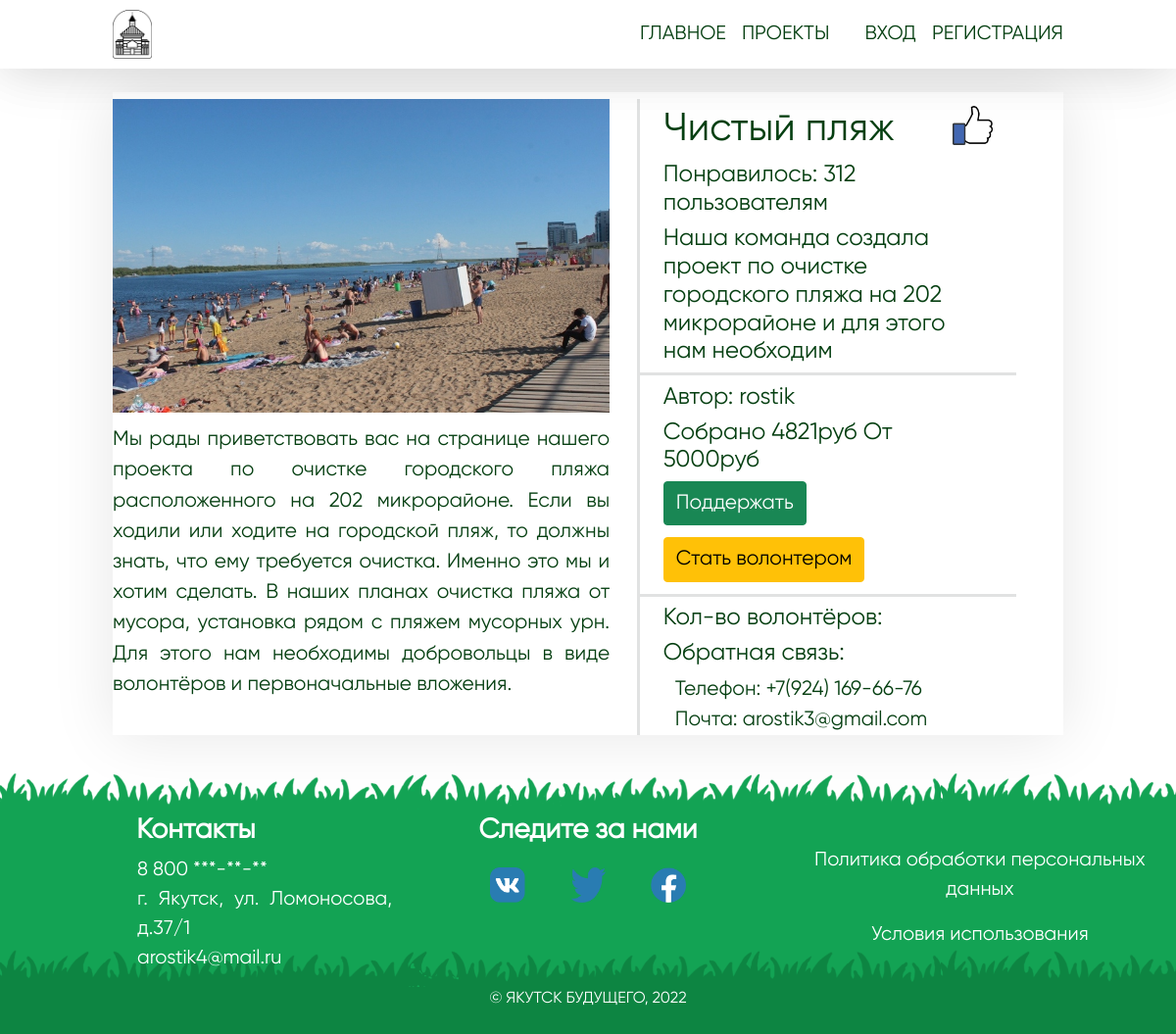
Screenshot of /info_project.php?id=4 with the database file from the repository.
### tables this page shows
CREATE TABLE `projects` (
  `id` int(100) NOT NULL,
  `creator` varchar(100) NOT NULL,
  `phone` varchar(80) NOT NULL,
  `email` varchar(80) NOT NULL,
  `name` varchar(80) NOT NULL,
  `img` varchar(100) NOT NULL,
  `kr_text` varchar(500) NOT NULL,
  `poln_text` varchar(4000) NOT NULL,
  `time` varchar(10) NOT NULL,
  `need_sum` bigint(10) NOT NULL,
  `have_sum` bigint(10) DEFAULT NULL,
  `vol_yes_no` varchar(10) NOT NULL,
  `max_vol` varchar(10) NOT NULL,
  `vol_text` varchar(200) NOT NULL,
  `likes` int(100) NOT NULL
);

CREATE TABLE `user` (
  `id` int(100) NOT NULL,
  `login` varchar(100) NOT NULL,
  `phone` varchar(100) NOT NULL,
  `password` varchar(100) NOT NULL,
  `img` varchar(200) NOT NULL,
  `email` varchar(100) NOT NULL,
  `name` varchar(100) NOT NULL,
  `surname` varchar(100) NOT NULL
);

### info_project.php (the view, shortened to what this page needs)
<!DOCTYPE html>
<html>
<head>
	<link rel="stylesheet" type="text/css" href="css/style.css">
	<link rel="stylesheet" type="text/css" href="css/style_projects.css">
	<link href="https://cdn.jsdelivr.net/npm/bootstrap@5.1.3/dist/css/bootstrap.min.css" rel="stylesheet">
</head>
<body class="for_body">
<?php $con = mysqli_connect('127.0.0.1', 'root', '', 'resp');?>
   <div class="m_wrapper">
   	  <header class="m_header mx-auto">
   	  	<div class="m_container">
   	  		<div class="header__body">
		  		<a href="index.php" class="header__logo">
		  			<img src="img/logo.png">
		  		</a>
		  		<nav class="header__menu">
		  			<ul class="header__list">
		  				<li>
		  					<a href="index.php" class="header__link">Главное</a>
		  				</li>
		  				<li>
		  					<a href="projects.php" class="header__link">Проекты</a>
		  				</li>
		  				<?php if ($_SESSION['id']==null) {?>
		  				<li style="margin-left: 3vw">
		  					<a href="signIn.php" class="header__link">Вход</a>
		  				</li>
		  				<li>
		  					<a href="reg.php" class="header__link"> Регистрация</a>
		  				</li>
		  				<?php } ?>
		  			</ul>
		  		</nav>
		  	</div>
   	  	</div>
   	  </header>
   	  <?php
   	  $query = mysqli_query($con, "SELECT * FROM projects WHERE id=".$_GET["id"]);
   	  $stroka= $query->fetch_assoc();
   	  $query2 = mysqli_query($con, "SELECT * FROM user WHERE id=".$stroka["creator"]);
   	  $stroka2= $query2->fetch_assoc();
   	   ?>
   	  <div class="m_content">
   	  	<div class="m_container">
   	  		<div class="d-flex m_block">
   	  			<div class="block1">
   	  				<div class="image_big"><img src="<?php echo $stroka["img"] ?>"></div>
   	  				<p><?php echo $stroka["poln_text"] ?></p>
   	  			</div>
   	  			<div class="block2">
   	  				<div class="bord">
	   	  				<div class="v_strok">
	   	  					<h1><?php echo $stroka["name"] ?></h1>
	   	  					<a href="HEAD/HEAD_like.php?id=<?php echo $_GET["id"] ?>"><img src="img/like.png" ></a>
	   	  				</div>
		   	  			<h6>Понравилось: <?php echo $stroka["likes"] ?> пользователям</h6>
		   	  			<h6><?php echo $stroka["kr_text"] ?></h6>
	   	  			</div>
	   	  			<div class="bord linee">
	   	  				<h6>Автор: <?php echo $stroka2["login"] ?></h6>
	   	  				<h6>Собрано <span class="have_sum"><?php echo $stroka["have_sum"] ?></span>руб  От <span class="need_sum"><?php echo $stroka["need_sum"] ?></span>руб</h6>
	   	  				<button class="btn btn-success podderzh">Поддержать</button>
	   	  				<button class="btn btn-warning">Стать волонтером</button>
   	  				</div>
   	  				<div class="bord linee">
	   	  				<h6>Кол-во волонтёров: <span></span></h6>
	   	  				<h6>Обратная связь:</h6>
	   	  				<p style="margin-left: 1vw">Телефон: <?php echo $stroka["phone"] ?></p>
	   	  				<p style="margin-left: 1vw">Почта: <?php echo $stroka["email"] ?></p>
   	  				</div>
   	  			</div>
   	  		</div>
   	  	</div>
   	  </div>
	   <div class="m_footer">
	  	<div class="d-flex foot_first">
		  	<div class="foot_column c2">
		  		<h6 style="margin: 0">Контакты</h6>
		  		<div class="contact">
			  		<p>8 800 ***-**-**</p>
			  		<p>г. Якутск, ул. Ломоносова, д.37/1 </p>
			  		<p>arostik4@mail.ru</p>
		  		</div>
		  	</div>
		  	<div class="foot_column c3">
		  		<h6>Следите за нами</h6>
		  		<div class="d-flex col-6 mx-auto" style="justify-content: space-between; padding-top: 1vw">
		          <img src="img/vk.png" class="mrv-4" style="height: 3vw; width: 3vw">
		          <img src="img/tw.png" class="mlv-4 mrv-4" style="height: 3vw; width: 3vw">
		          <img src="img/fb.png" class="mlv-4 " style="height: 3vw; width: 3vw">
		        </div>
		  	</div>
		  	<div class="foot_column c1">
		  		<p>Политика обработки персональных данных</p>
		  		<p>Условия использования</p>
		  	</div>
	  	</div>
	  	<div class="foot_second text-center">
	  		<p>© Якутск будущего, 2022</p>
	  	</div>
	  </div>
   </div>
</body>
</html>

### css/style.css (style rules this page uses)
body { height: 100%; }
.for_body { color: #053f11; font-family: osnova; }
*,*:before,*:after { padding: 0; margin: 0; border: 0; box-sizing: border-box; }
.m_container { max-width: 1000px; margin: 0px auto; padding: 0px 15px 0px 15px }
.m_header { position: fixed; width: 100%; top: 0; left: 0; z-index: 50; background-color: white; box-shadow: 0 0 5vw rgba(0,0,0,0.1); }
.m_header:before { content: ''; position: absolute; top: 0; left: 0; width: 100%; height: 100%; z-index: 2; background-color: white; box-shadow: 0 0 5vw rgba(0,0,0,0.1); }
.header__body { position: relative; display: flex; justify-content: space-between; height: 70px; align-items: center; }
.header__logo { overflow: hidden; position: relative; z-index: 3; }
.header__logo img { height: 50px; display: block; }
.header__list { display: flex; position: relative; z-index: 3; }
.header__list li { list-style: none; margin: 15px 0px 0px 16px; }
.header__link { text-transform: uppercase; font-size: 20px; text-decoration: none; color: #053f11; }
.m_footer { margin-top: 25px; width: 100%; height: 35vh; background-image: url(../img/FOOTER.png); background-size: 80% 100%; color: white; }
.foot_first { height: 29vh; padding-top: 7vh; }
.foot_column { flex: 0 1 33.33%; text-align: center; font-size: 2.5vh; }
.foot_column h6 { font-size: 3.5vh; font-weight: bolder; }
.foot_column.c1 { padding-top: 4vh; }
.contact { text-align: justify; padding-left: 35%; margin-top: 1vh; }
.contact p { margin: 0; }
.foot_second { height: 6vh; font-size: 2vh; text-transform: uppercase; }
.m_content { padding: 70px 0px 0px 0px; }

### css/style_projects.css (style rules this page uses)
.v_strok { justify-content: space-between; display: flex; }
.v_strok a { color: #053f11; }
.v_strok h1 { font-size: 5vh; }
.v_strok img { height: 5vh; }
.m_block { margin-top: 3vh; box-shadow: 0 0 5vw rgba(0,0,0,0.1); padding: 0.6vw 4vw 0vw 0vw; }
.block1 { flex: 0 1 55%; text-align: justify; }
.block1 p { margin-top: 1vw; }
.m_block p { font-size: 2.6vh; }
.m_block button { font-size: 2.6vh; }
.block2 { flex: 0 1 42%; margin-left: 3%; border-left: solid #E1e2e2; }
.image_big { width: 100%; height: 40vh; }
.image_big img { min-width: 100%; min-height: 100%; max-height: 100%; object-fit: cover; }
.bord { width: 100%; padding: 0.6vw 2vw 0vw 2vw; }
.bord.linee { border-top: solid #E1e2e2; }
.bord h6 { font-size: 3vh; margin: 0 0 0.6vw 0; }
.bord p { margin: 0; }
.bord button { margin: 0 0 1vw 0; }

### rows the page displays
projects: img (picture), poln_text "Мы рады приветствовать вас на странице нашего проекта по очистке городского пляжа расположенного на 202 микрорайоне. Если вы ходили или ходите на городской пляж, то должны знать, что ему требуется очистка. Именно это мы и хотим сделать. В наших планах очистка пляжа от мусора, установка рядом с пляжем мусорных урн. Для этого нам необходимы добровольцы в виде волонтёров и первоначальные вложения.", name "Чистый пляж", likes "312", kr_text "Наша команда создала проект по очистке городского пляжа на 202 микрорайоне и для этого нам необходим", have_sum "4821", need_sum "5000", phone "+7(924) 169-66-76", email "arostik3@gmail.com"
user: login "rostik"
